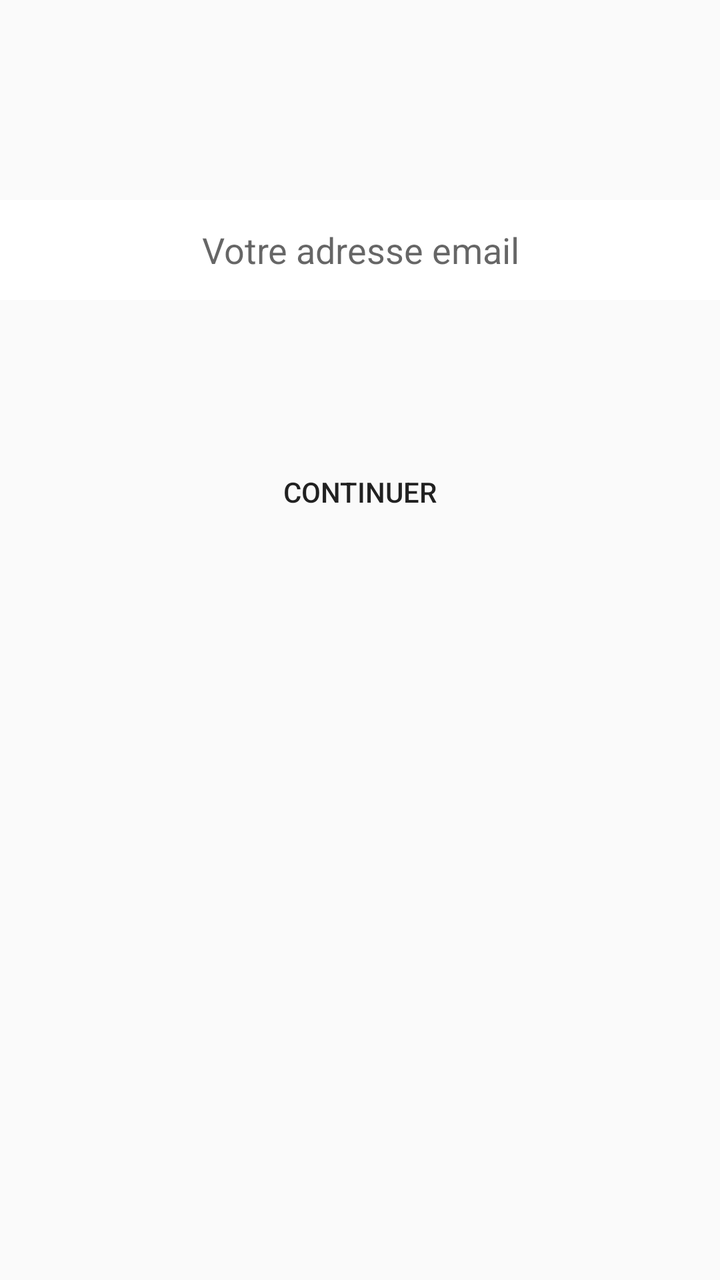
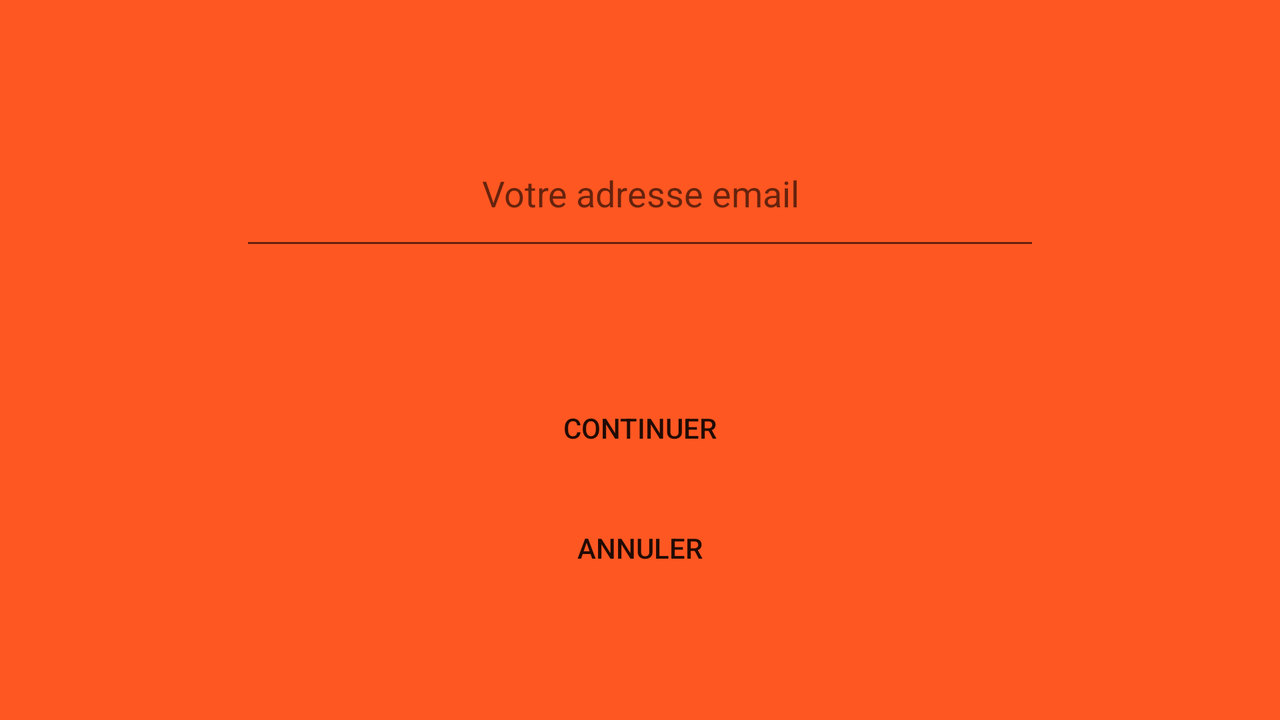

First picture: res/layout/ on a phone held upright. Second picture: the repository's own variant of that layout, on a device whose configuration matches the variant's folder. Source for both follows.
<!-- AndroidManifest.xml: application theme AppTheme -->
<!-- res/layout/reset_password_layout.xml -->
<?xml version="1.0" encoding="utf-8"?>
<RelativeLayout xmlns:android="http://schemas.android.com/apk/res/android"
    android:background="@color/BackgroundColorScreen"
    android:layout_width="match_parent"
    android:layout_height="match_parent"
    android:id="@+id/reset_password_layout">

    <EditText
        android:layout_width="@dimen/_200sdp"
        android:layout_height="@dimen/_25sdp"
        android:id="@+id/email_reset"
        android:layout_marginTop="@dimen/_50sdp"
        android:gravity="center"
        android:textColor="@color/colorPrimaryDark"
        android:background="@color/white"
        android:hint="Votre adresse email"
        android:layout_alignParentTop="true"
        android:layout_centerHorizontal="true" />

    <Button
        android:layout_width="@dimen/_110sdp"
        android:layout_height="@dimen/_36sdp"
        android:text="@string/continuer"
        android:id="@+id/reset"
        android:background="@drawable/custom_btn"
        android:layout_gravity="center_horizontal"
        style="@style/com_facebook_button"
        android:layout_marginTop="@dimen/_30sdp"
        android:layout_below="@+id/email_reset"
        android:layout_centerHorizontal="true" />


</RelativeLayout>
<!-- resources referenced by this layout -->
<resources>
  <color name="colorPrimaryDark">#FF5722</color>
  <color name="white">#ffffffff</color>
  <dimen name="_110sdp">220.00dp</dimen>
  <dimen name="_200sdp">400.00dp</dimen>
  <dimen name="_25sdp">50.00dp</dimen>
  <dimen name="_30sdp">60.00dp</dimen>
  <dimen name="_36sdp">72.00dp</dimen>
  <dimen name="_50sdp">100.00dp</dimen>
  <!-- drawable custom_btn (drawable) -->
  <?xml version="1.0" encoding="utf-8"?>
  <selector xmlns:android="http://schemas.android.com/apk/res/android">
  
      
      <item android:state_pressed="true">
          <inset xmlns:android="http://schemas.android.com/apk/res/android"
              android:insetLeft="@dimen/_3sdp"
              android:insetTop="@dimen/_8sdp"
              android:insetRight="@dimen/_3sdp"
              android:insetBottom="@dimen/_8sdp">
              <shape android:shape="rectangle">
                  <solid android:color="@color/colorPrimaryDark" />
                  <padding android:left="@dimen/_1sdp"
                      android:top="@dimen/_1sdp"
                      android:right="@dimen/_1sdp"
                      android:bottom="@dimen/_1sdp" />
              </shape>
          </inset>
      </item>
  
  
      
      <item>
          <inset xmlns:android="http://schemas.android.com/apk/res/android"
              android:insetLeft="@dimen/_3sdp"
              android:insetTop="@dimen/_8sdp"
              android:insetRight="@dimen/_3sdp"
              android:insetBottom="@dimen/_8sdp">
              <shape android:shape="rectangle">
                  <solid android:color="@color/colorPrimary" />
                  <padding android:left="@dimen/_1sdp"
                      android:top="@dimen/_1sdp"
                      android:right="@dimen/_1sdp"
                      android:bottom="@dimen/_1sdp" />
              </shape>
          </inset>
      </item>
  </selector>
  <string name="continuer">continuer</string>
  <style name="AppTheme" parent="AppTheme.Base" />
  <dimen name="_3sdp">6.00dp</dimen>
  <dimen name="_8sdp">16.00dp</dimen>
  <dimen name="_1sdp">2.00dp</dimen>
  <color name="colorPrimary">#FF7043</color>
  <style name="AppTheme.Base" parent="Theme.AppCompat.Light.DarkActionBar">
          <item name="colorPrimary">@color/colorPrimary</item>
          <item name="colorPrimaryDark">@color/colorPrimaryDark</item>
          <item name="android:windowNoTitle">true</item>
          <item name="android:windowActionBar">true</item>&gt;
      </style>
</resources>
<!-- res/layout-land/reset_password_layout.xml (the repository's variant of the layout above) -->
<!-- drawn on the phone turned sideways -->
<?xml version="1.0" encoding="utf-8"?>
<RelativeLayout xmlns:android="http://schemas.android.com/apk/res/android"
    android:background="@color/windowBackgroundColor"
    android:layout_width="match_parent"
    android:layout_height="match_parent">

    <EditText
        android:layout_width="@dimen/_200sdp"
        android:layout_height="@dimen/_35sdp"
        android:id="@+id/email_reset"
        android:layout_marginTop="60dp"
        android:hint="Votre adresse email"
        android:gravity="center"
        android:layout_alignParentTop="true"
        android:layout_centerHorizontal="true" />

    <Button
        android:layout_width="@dimen/_110sdp"
        android:layout_height="wrap_content"
        android:text="@string/continuer"
        android:id="@+id/reset"
        android:background="@drawable/custom_btn"
        android:layout_centerHorizontal="true"
        style="@style/com_facebook_button"
        android:layout_marginTop="@dimen/_30sdp"
        android:layout_below="@+id/email_reset"
        android:layout_alignLeft="@+id/cancel"
        android:layout_alignStart="@+id/cancel" />

    <Button
        android:layout_width="@dimen/_110sdp"
        android:layout_height="@dimen/_36sdp"
        android:text="@string/annuler"
        android:background="@drawable/custom_btn"
        android:layout_centerHorizontal="true"
        style="@style/com_facebook_button"
        android:id="@+id/cancel"
        android:layout_below="@+id/reset" />

</RelativeLayout>
<!-- resources referenced by the variant -->
<!-- as the phone turned sideways resolves them -->
<resources>
  <color name="windowBackgroundColor">#FF5722</color>
  <dimen name="_110sdp">220.00dp</dimen>
  <dimen name="_200sdp">400.00dp</dimen>
  <dimen name="_30sdp">60.00dp</dimen>
  <dimen name="_35sdp">70.00dp</dimen>
  <dimen name="_36sdp">72.00dp</dimen>
  <!-- drawable custom_btn (drawable) -->
  <?xml version="1.0" encoding="utf-8"?>
  <selector xmlns:android="http://schemas.android.com/apk/res/android">
  
      
      <item android:state_pressed="true">
          <inset xmlns:android="http://schemas.android.com/apk/res/android"
              android:insetLeft="@dimen/_3sdp"
              android:insetTop="@dimen/_8sdp"
              android:insetRight="@dimen/_3sdp"
              android:insetBottom="@dimen/_8sdp">
              <shape android:shape="rectangle">
                  <solid android:color="@color/colorPrimaryDark" />
                  <padding android:left="@dimen/_1sdp"
                      android:top="@dimen/_1sdp"
                      android:right="@dimen/_1sdp"
                      android:bottom="@dimen/_1sdp" />
              </shape>
          </inset>
      </item>
  
  
      
      <item>
          <inset xmlns:android="http://schemas.android.com/apk/res/android"
              android:insetLeft="@dimen/_3sdp"
              android:insetTop="@dimen/_8sdp"
              android:insetRight="@dimen/_3sdp"
              android:insetBottom="@dimen/_8sdp">
              <shape android:shape="rectangle">
                  <solid android:color="@color/colorPrimary" />
                  <padding android:left="@dimen/_1sdp"
                      android:top="@dimen/_1sdp"
                      android:right="@dimen/_1sdp"
                      android:bottom="@dimen/_1sdp" />
              </shape>
          </inset>
      </item>
  </selector>
  <string name="annuler">annuler</string>
  <string name="continuer">continuer</string>
  <style name="AppTheme" parent="AppTheme.Base" />
  <dimen name="_3sdp">6.00dp</dimen>
  <dimen name="_8sdp">16.00dp</dimen>
  <color name="colorPrimaryDark">#FF5722</color>
  <dimen name="_1sdp">2.00dp</dimen>
  <color name="colorPrimary">#FF7043</color>
  <style name="AppTheme.Base" parent="Theme.AppCompat.Light.DarkActionBar">
          <item name="colorPrimary">@color/colorPrimary</item>
          <item name="colorPrimaryDark">@color/colorPrimaryDark</item>
          <item name="android:windowNoTitle">true</item>
          <item name="android:windowActionBar">true</item>&gt;
      </style>
</resources>
